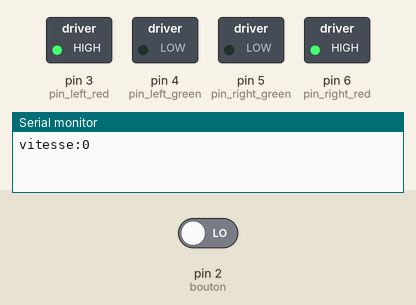
A sketch run on a simulated Arduino Uno, built with avr-gcc and run on an emulated ATmega328P. On the bench: switched loads named in the sketch (green lamp = pin HIGH), the last lines printed to the serial monitor. Inputs (shaded band) come from the test bench; at power-on: pin 2 (bouton) LOW.

Above: at 0.2 s.
At 1.2 s:
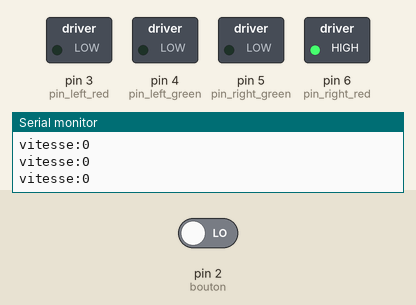
At 2.2 s:
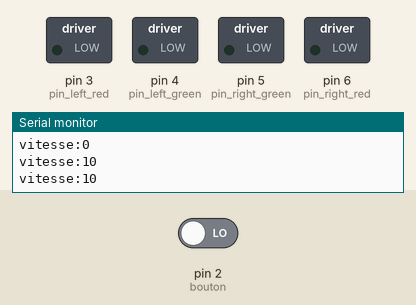
At 3.2 s:
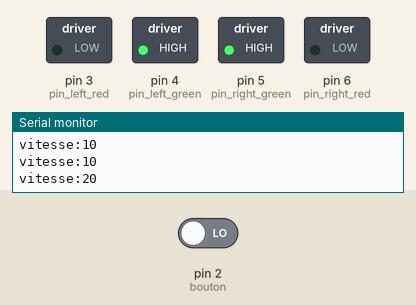
At 3.7 s:
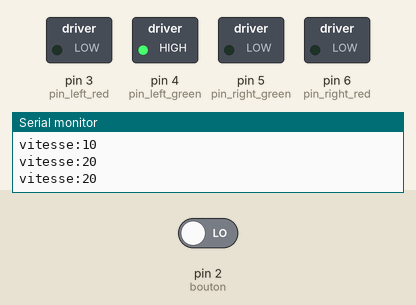
At 5.2 s:
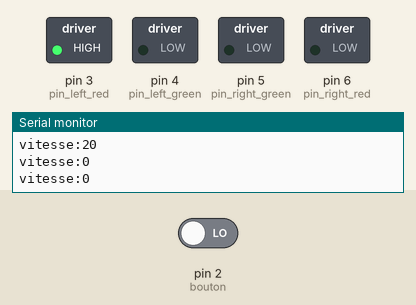
Timing chart, 0 to 5.9 s (numbered marks = the images above):
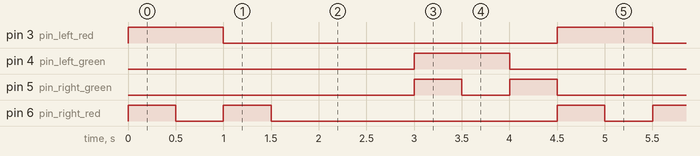

The sketch:

led_bicolor.ino
```cpp
/*
Led bi couleur à cathode commune

longue pin = rouge
pin milieu = cathode commune (ground)
petite pin = vert

s1 = d4 -> rouge gauche
s2 = d3 -> vert gauche
d5 -> rouge droit
d6 -> vert droit

*/

const int bouton = 2;
int etatboutonprecedent;
int etatbouton;
int couleur;

const int pin_left_red = 3;
const int pin_left_green = 4;
const int pin_right_red = 6;
const int pin_right_green = 5;


void setup(){
  // put your setup code here, to run once:
  Serial.begin(9600);
  pinMode(pin_left_red, OUTPUT);
  pinMode(pin_left_green, OUTPUT);
  pinMode(pin_right_red, OUTPUT);
  pinMode(pin_right_green, OUTPUT);

  couleur = 1; //couleur à attribuer
  etatbouton = LOW;
  etatboutonprecedent = HIGH;
}


void set_led_motor_state(int speed, int direction){
  if (speed > 10){
    if (direction == 0){ //tout droit
        //led du moteur de gauche
        digitalWrite(pin_left_red, LOW);
        digitalWrite(pin_left_green, HIGH);
        //led du moteur de droite
        digitalWrite(pin_right_red, LOW);
        digitalWrite(pin_right_green, HIGH);
        }
    else if (direction == 1){ //tourne à gauche
        //led du moteur de gauche
        digitalWrite(pin_left_red, LOW);
        digitalWrite(pin_left_green, HIGH);
        //led du moteur de droite
        digitalWrite(pin_right_red, LOW);
        digitalWrite(pin_right_green, LOW);
    }
    else{ //tourne à droite
        direction == 2;
        //led du moteur de gauche
        digitalWrite(pin_left_red, LOW);
        digitalWrite(pin_left_green, LOW);
        //led du moteur de droite
        digitalWrite(pin_right_red, LOW);
        digitalWrite(pin_right_green, HIGH);
        }
    }
  if (speed < 10 && speed >= 0){
    if (direction == 0){ //marche arrière
        //led du moteur de gauche
        digitalWrite(pin_left_red, HIGH);
        digitalWrite(pin_left_green, LOW);
        //led du moteur de droite
        digitalWrite(pin_right_red, HIGH);
        digitalWrite(pin_right_green, LOW);
        }
    else if (direction == 1){ //tourne à gauche
        //led du moteur de gauche
        digitalWrite(pin_left_red, HIGH);
        digitalWrite(pin_left_green, LOW);
        //led du moteur de droite
        digitalWrite(pin_right_red, LOW);
        digitalWrite(pin_right_green, LOW);
    }
    else{ //tourne à droite
        direction == 2;
        //led du moteur de gauche
        digitalWrite(pin_left_red, LOW);
        digitalWrite(pin_left_green, LOW);
        //led du moteur de droite
        digitalWrite(pin_right_red, HIGH);
        digitalWrite(pin_right_green, LOW);
        }
  }
  if (speed == 10){ //immobile
        //led du moteur de gauche
        digitalWrite(pin_left_red, LOW);
        digitalWrite(pin_left_green, LOW);
        //led du moteur de droite
        digitalWrite(pin_right_red, LOW);
        digitalWrite(pin_right_green, LOW);
        }
  }


void loop() {

  etatbouton = digitalRead(bouton);
  if (etatbouton == HIGH && etatboutonprecedent == LOW){
      if (couleur = 1){
        digitalWrite(pin_left_red, HIGH);
        digitalWrite(pin_left_green, LOW);
        }
      else if (couleur = 2){
        digitalWrite(pin_right_red, LOW);
        digitalWrite(pin_right_green, HIGH);
        }
  }

  for(int j=0;j<3;j++){
      for(int i=0;i<3;i++){
        Serial.print("vitesse:");
        Serial.println(j*10);
        set_led_motor_state(j*10, i);
        delay(500);
      }
  }


  etatboutonprecedent = etatbouton;
}
```

Measured:
- by itself, pin 3 (pin_left_red), pin 4 (pin_left_green): alternates HIGH for 1.0 s and LOW for 3.5 s
- by itself, pin 5 (pin_right_green), pin 6 (pin_right_red): repeats every 4.5 s: LOW 0.50 s, HIGH 0.50 s, LOW 3.0 s, HIGH 0.50 s
- by itself, everything shown: repeats every 4.5 s, in 7 steps
